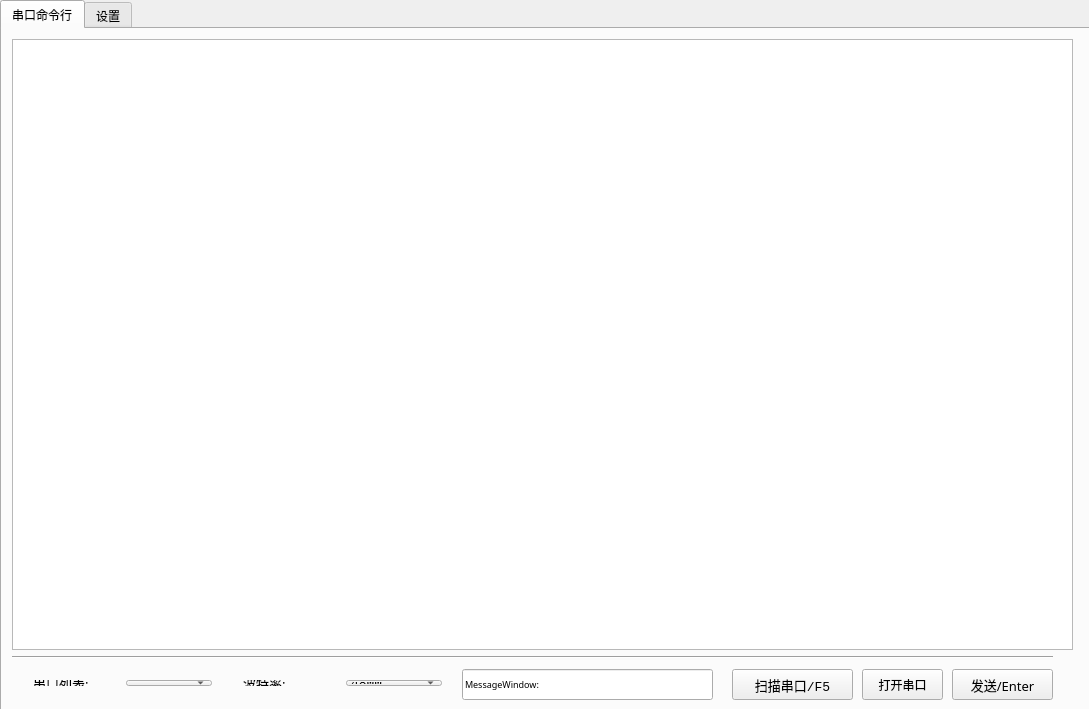
<?xml version="1.0" encoding="UTF-8"?>
<ui version="4.0">
 <class>Widget</class>
 <widget class="QWidget" name="Widget">
  <property name="geometry">
   <rect>
    <x>0</x>
    <y>0</y>
    <width>1089</width>
    <height>709</height>
   </rect>
  </property>
  <property name="font">
   <font>
    <family>微软雅黑</family>
    <pointsize>10</pointsize>
   </font>
  </property>
  <property name="windowTitle">
   <string>串口命令行</string>
  </property>
  <widget class="QTabWidget" name="tabWidget">
   <property name="geometry">
    <rect>
     <x>0</x>
     <y>0</y>
     <width>1091</width>
     <height>711</height>
    </rect>
   </property>
   <property name="font">
    <font>
     <pointsize>9</pointsize>
    </font>
   </property>
   <property name="tabletTracking">
    <bool>false</bool>
   </property>
   <property name="acceptDrops">
    <bool>false</bool>
   </property>
   <property name="currentIndex">
    <number>0</number>
   </property>
   <widget class="QWidget" name="tab_UI">
    <attribute name="title">
     <string>串口命令行</string>
    </attribute>
    <widget class="QLineEdit" name="tLine_message">
     <property name="geometry">
      <rect>
       <x>460</x>
       <y>640</y>
       <width>251</width>
       <height>31</height>
      </rect>
     </property>
     <property name="font">
      <font>
       <family>微软雅黑</family>
       <pointsize>7</pointsize>
      </font>
     </property>
     <property name="text">
      <string>MessageWindow:</string>
     </property>
     <property name="readOnly">
      <bool>true</bool>
     </property>
    </widget>
    <widget class="QTextEdit" name="tEdit_shell">
     <property name="geometry">
      <rect>
       <x>10</x>
       <y>10</y>
       <width>1061</width>
       <height>611</height>
      </rect>
     </property>
     <property name="font">
      <font>
       <family>Consolas</family>
       <pointsize>10</pointsize>
       <weight>75</weight>
       <bold>true</bold>
      </font>
     </property>
     <property name="cursor" stdset="0">
      <cursorShape>IBeamCursor</cursorShape>
     </property>
    </widget>
    <widget class="QPushButton" name="pushButton_2">
     <property name="geometry">
      <rect>
       <x>860</x>
       <y>640</y>
       <width>81</width>
       <height>31</height>
      </rect>
     </property>
     <property name="text">
      <string>打开串口</string>
     </property>
    </widget>
    <widget class="QPushButton" name="pushButton">
     <property name="geometry">
      <rect>
       <x>730</x>
       <y>640</y>
       <width>121</width>
       <height>31</height>
      </rect>
     </property>
     <property name="font">
      <font>
       <family>Consolas</family>
       <pointsize>10</pointsize>
      </font>
     </property>
     <property name="text">
      <string>扫描串口/F5</string>
     </property>
     <property name="shortcut">
      <string>F5</string>
     </property>
    </widget>
    <widget class="QWidget" name="layoutWidget">
     <property name="geometry">
      <rect>
       <x>230</x>
       <y>640</y>
       <width>221</width>
       <height>28</height>
      </rect>
     </property>
     <layout class="QHBoxLayout" name="hLayout_Baudlist">
      <item>
       <widget class="QLabel" name="label_Baudlist">
        <property name="font">
         <font>
          <family>微软雅黑</family>
          <pointsize>10</pointsize>
         </font>
        </property>
        <property name="text">
         <string>波特率:</string>
        </property>
       </widget>
      </item>
      <item>
       <widget class="QComboBox" name="cBox_Baudlist">
        <property name="palette">
         <palette>
          <active>
           <colorrole role="Base">
            <brush brushstyle="SolidPattern">
             <color alpha="255">
              <red>85</red>
              <green>0</green>
              <blue>127</blue>
             </color>
            </brush>
           </colorrole>
          </active>
          <inactive>
           <colorrole role="Base">
            <brush brushstyle="SolidPattern">
             <color alpha="255">
              <red>85</red>
              <green>0</green>
              <blue>127</blue>
             </color>
            </brush>
           </colorrole>
          </inactive>
          <disabled>
           <colorrole role="Base">
            <brush brushstyle="SolidPattern">
             <color alpha="255">
              <red>122</red>
              <green>122</green>
              <blue>122</blue>
             </color>
            </brush>
           </colorrole>
          </disabled>
         </palette>
        </property>
        <property name="font">
         <font>
          <family>Consolas</family>
          <pointsize>10</pointsize>
         </font>
        </property>
        <item>
         <property name="text">
          <string>4800</string>
         </property>
        </item>
        <item>
         <property name="text">
          <string>9600</string>
         </property>
        </item>
        <item>
         <property name="text">
          <string>115200</string>
         </property>
        </item>
        <item>
         <property name="text">
          <string>128000</string>
         </property>
        </item>
        <item>
         <property name="text">
          <string>256000</string>
         </property>
        </item>
       </widget>
      </item>
     </layout>
    </widget>
    <widget class="QWidget" name="layoutWidget">
     <property name="geometry">
      <rect>
       <x>20</x>
       <y>640</y>
       <width>201</width>
       <height>28</height>
      </rect>
     </property>
     <layout class="QHBoxLayout" name="hLayout_Portlist">
      <item>
       <widget class="QLabel" name="label_Portlist">
        <property name="enabled">
         <bool>true</bool>
        </property>
        <property name="font">
         <font>
          <family>微软雅黑</family>
          <pointsize>10</pointsize>
         </font>
        </property>
        <property name="text">
         <string>串口列表:</string>
        </property>
       </widget>
      </item>
      <item>
       <widget class="QComboBox" name="cBox_Portlist">
        <property name="font">
         <font>
          <family>Consolas</family>
          <pointsize>10</pointsize>
         </font>
        </property>
       </widget>
      </item>
     </layout>
    </widget>
    <widget class="QPushButton" name="pButton_send">
     <property name="geometry">
      <rect>
       <x>950</x>
       <y>640</y>
       <width>101</width>
       <height>31</height>
      </rect>
     </property>
     <property name="font">
      <font>
       <family>微软雅黑</family>
       <pointsize>10</pointsize>
      </font>
     </property>
     <property name="text">
      <string>发送/Enter</string>
     </property>
    </widget>
    <widget class="Line" name="line">
     <property name="geometry">
      <rect>
       <x>10</x>
       <y>620</y>
       <width>1041</width>
       <height>16</height>
      </rect>
     </property>
     <property name="orientation">
      <enum>Qt::Horizontal</enum>
     </property>
    </widget>
   </widget>
   <widget class="QWidget" name="tab_Set">
    <attribute name="title">
     <string>设置</string>
    </attribute>
    <widget class="QLabel" name="lable_quickCompelatList">
     <property name="geometry">
      <rect>
       <x>20</x>
       <y>160</y>
       <width>111</width>
       <height>21</height>
      </rect>
     </property>
     <property name="text">
      <string>快捷补全列表</string>
     </property>
    </widget>
    <widget class="QPushButton" name="pButton_AddquickCompelat">
     <property name="geometry">
      <rect>
       <x>20</x>
       <y>520</y>
       <width>71</width>
       <height>28</height>
      </rect>
     </property>
     <property name="text">
      <string>应用</string>
     </property>
     <property name="shortcut">
      <string extracomment="应用快速补全Alt+S ">Alt+S</string>
     </property>
    </widget>
    <widget class="QPushButton" name="pButton_delquickCompelat">
     <property name="geometry">
      <rect>
       <x>120</x>
       <y>520</y>
       <width>81</width>
       <height>28</height>
      </rect>
     </property>
     <property name="text">
      <string>删除当前</string>
     </property>
    </widget>
    <widget class="QCheckBox" name="checkBox_autoConect">
     <property name="geometry">
      <rect>
       <x>21</x>
       <y>90</y>
       <width>251</width>
       <height>21</height>
      </rect>
     </property>
     <property name="acceptDrops">
      <bool>true</bool>
     </property>
     <property name="text">
      <string>单个串口自动以默认波特率连接</string>
     </property>
     <property name="tristate">
      <bool>true</bool>
     </property>
    </widget>
    <widget class="QPlainTextEdit" name="plaintEdit_quickCompleat">
     <property name="geometry">
      <rect>
       <x>20</x>
       <y>190</y>
       <width>241</width>
       <height>301</height>
      </rect>
     </property>
     <property name="centerOnScroll">
      <bool>false</bool>
     </property>
    </widget>
    <widget class="QCheckBox" name="checkBox_caseSensitive">
     <property name="geometry">
      <rect>
       <x>150</x>
       <y>160</y>
       <width>111</width>
       <height>22</height>
      </rect>
     </property>
     <property name="text">
      <string>大小写敏感</string>
     </property>
    </widget>
    <widget class="QWidget" name="layoutWidget">
     <property name="geometry">
      <rect>
       <x>21</x>
       <y>51</y>
       <width>241</width>
       <height>28</height>
      </rect>
     </property>
     <layout class="QHBoxLayout" name="horizontalLayout">
      <item>
       <widget class="QLabel" name="label_colorlist">
        <property name="text">
         <string>字体颜色:</string>
        </property>
       </widget>
      </item>
      <item>
       <widget class="QComboBox" name="cBox_ColorList">
        <item>
         <property name="text">
          <string>RED</string>
         </property>
        </item>
        <item>
         <property name="text">
          <string>WHITE</string>
         </property>
        </item>
        <item>
         <property name="text">
          <string>BLUE</string>
         </property>
        </item>
        <item>
         <property name="text">
          <string>GREEN</string>
         </property>
        </item>
        <item>
         <property name="text">
          <string>YELLOW</string>
         </property>
        </item>
       </widget>
      </item>
     </layout>
    </widget>
    <widget class="QWidget" name="layoutWidget">
     <property name="geometry">
      <rect>
       <x>21</x>
       <y>117</y>
       <width>241</width>
       <height>28</height>
      </rect>
     </property>
     <layout class="QHBoxLayout" name="horizontalLayout_2">
      <item>
       <widget class="QLabel" name="label">
        <property name="text">
         <string>默认波特率:</string>
        </property>
       </widget>
      </item>
      <item>
       <widget class="QComboBox" name="cBox_autoBaud">
        <item>
         <property name="text">
          <string>4800</string>
         </property>
        </item>
        <item>
         <property name="text">
          <string>9600</string>
         </property>
        </item>
        <item>
         <property name="text">
          <string>115200</string>
         </property>
        </item>
        <item>
         <property name="text">
          <string>128000</string>
         </property>
        </item>
        <item>
         <property name="text">
          <string>256000</string>
         </property>
        </item>
       </widget>
      </item>
     </layout>
    </widget>
   </widget>
  </widget>
 </widget>
 <layoutdefault spacing="6" margin="11"/>
 <tabstops>
  <tabstop>pButton_send</tabstop>
  <tabstop>tEdit_shell</tabstop>
  <tabstop>pushButton</tabstop>
  <tabstop>pushButton_2</tabstop>
  <tabstop>cBox_Portlist</tabstop>
  <tabstop>cBox_Baudlist</tabstop>
 </tabstops>
 <resources/>
 <connections/>
</ui>
